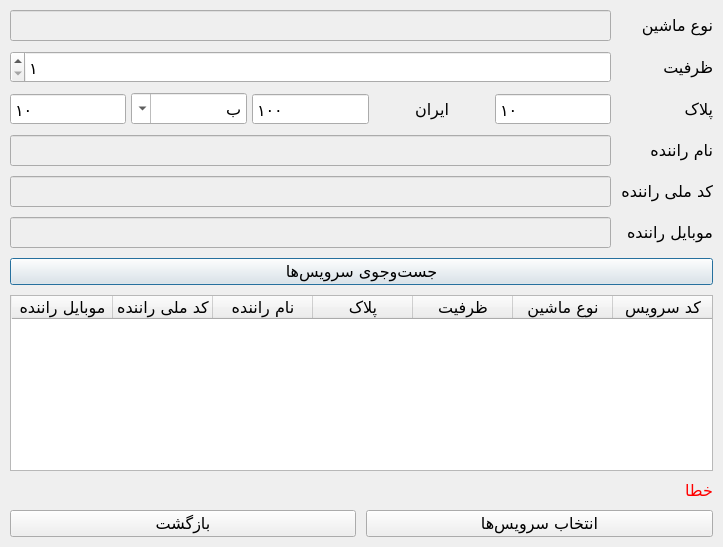
<?xml version="1.0" encoding="UTF-8"?>
<ui version="4.0">
 <class>SearchCarsDialog</class>
 <widget class="QDialog" name="SearchCarsDialog">
  <property name="geometry">
   <rect>
    <x>0</x>
    <y>0</y>
    <width>723</width>
    <height>547</height>
   </rect>
  </property>
  <property name="font">
   <font>
    <family>B Nazanin</family>
    <pointsize>12</pointsize>
   </font>
  </property>
  <property name="windowTitle">
   <string>جست‌وجوی سرویس‌ها</string>
  </property>
  <property name="windowIcon">
   <iconset resource="resource.qrc">
    <normaloff>:/icons/resources/icons/searchService.png</normaloff>:/icons/resources/icons/searchService.png</iconset>
  </property>
  <property name="layoutDirection">
   <enum>Qt::RightToLeft</enum>
  </property>
  <property name="locale">
   <locale language="Persian" country="Iran"/>
  </property>
  <layout class="QVBoxLayout" name="verticalLayout">
   <property name="spacing">
    <number>10</number>
   </property>
   <property name="sizeConstraint">
    <enum>QLayout::SetDefaultConstraint</enum>
   </property>
   <property name="leftMargin">
    <number>10</number>
   </property>
   <property name="topMargin">
    <number>10</number>
   </property>
   <property name="rightMargin">
    <number>10</number>
   </property>
   <property name="bottomMargin">
    <number>10</number>
   </property>
   <item>
    <layout class="QFormLayout" name="FLayoutSearchFields">
     <property name="sizeConstraint">
      <enum>QLayout::SetFixedSize</enum>
     </property>
     <item row="0" column="0">
      <widget class="QLabel" name="lblType">
       <property name="text">
        <string>نوع ماشین</string>
       </property>
      </widget>
     </item>
     <item row="2" column="0">
      <widget class="QLabel" name="lblTag">
       <property name="text">
        <string>پلاک</string>
       </property>
      </widget>
     </item>
     <item row="3" column="0">
      <widget class="QLabel" name="lblDriverName">
       <property name="text">
        <string>نام راننده</string>
       </property>
      </widget>
     </item>
     <item row="4" column="0">
      <widget class="QLabel" name="lblDriverId">
       <property name="text">
        <string>کد ملی راننده</string>
       </property>
      </widget>
     </item>
     <item row="5" column="0">
      <widget class="QLabel" name="lblDriverPhone">
       <property name="text">
        <string>موبایل راننده</string>
       </property>
      </widget>
     </item>
     <item row="1" column="0">
      <widget class="QLabel" name="lblCapacity_2">
       <property name="text">
        <string>ظرفیت</string>
       </property>
      </widget>
     </item>
     <item row="3" column="1">
      <widget class="QLineEdit" name="txtDriverName">
       <property name="enabled">
        <bool>false</bool>
       </property>
      </widget>
     </item>
     <item row="4" column="1">
      <widget class="QLineEdit" name="txtDriverId">
       <property name="enabled">
        <bool>false</bool>
       </property>
      </widget>
     </item>
     <item row="5" column="1">
      <widget class="QLineEdit" name="txtDriverPhone">
       <property name="enabled">
        <bool>false</bool>
       </property>
      </widget>
     </item>
     <item row="0" column="1">
      <widget class="QLineEdit" name="txtType">
       <property name="enabled">
        <bool>false</bool>
       </property>
      </widget>
     </item>
     <item row="1" column="1">
      <widget class="QSpinBox" name="spnCapacity">
       <property name="minimum">
        <number>1</number>
       </property>
      </widget>
     </item>
     <item row="2" column="1">
      <layout class="QHBoxLayout" name="HLayoutTag">
       <property name="spacing">
        <number>5</number>
       </property>
       <item>
        <widget class="QSpinBox" name="spnTagCity">
         <property name="buttonSymbols">
          <enum>QAbstractSpinBox::NoButtons</enum>
         </property>
         <property name="minimum">
          <number>10</number>
         </property>
        </widget>
       </item>
       <item>
        <widget class="QLabel" name="lblIran">
         <property name="text">
          <string>ایران</string>
         </property>
         <property name="alignment">
          <set>Qt::AlignCenter</set>
         </property>
        </widget>
       </item>
       <item>
        <widget class="QSpinBox" name="spnTagNum2">
         <property name="buttonSymbols">
          <enum>QAbstractSpinBox::NoButtons</enum>
         </property>
         <property name="minimum">
          <number>100</number>
         </property>
         <property name="maximum">
          <number>999</number>
         </property>
        </widget>
       </item>
       <item>
        <widget class="QComboBox" name="cmbTagLetter">
         <property name="editable">
          <bool>true</bool>
         </property>
         <item>
          <property name="text">
           <string>ب</string>
          </property>
         </item>
         <item>
          <property name="text">
           <string>ج</string>
          </property>
         </item>
         <item>
          <property name="text">
           <string>چ</string>
          </property>
         </item>
         <item>
          <property name="text">
           <string>د</string>
          </property>
         </item>
         <item>
          <property name="text">
           <string>ذ</string>
          </property>
         </item>
         <item>
          <property name="text">
           <string>ر</string>
          </property>
         </item>
         <item>
          <property name="text">
           <string>ز</string>
          </property>
         </item>
         <item>
          <property name="text">
           <string>س</string>
          </property>
         </item>
         <item>
          <property name="text">
           <string>ش</string>
          </property>
         </item>
         <item>
          <property name="text">
           <string>ص</string>
          </property>
         </item>
         <item>
          <property name="text">
           <string>ط</string>
          </property>
         </item>
         <item>
          <property name="text">
           <string>ع</string>
          </property>
         </item>
         <item>
          <property name="text">
           <string>ف</string>
          </property>
         </item>
         <item>
          <property name="text">
           <string>ق</string>
          </property>
         </item>
         <item>
          <property name="text">
           <string>ک</string>
          </property>
         </item>
         <item>
          <property name="text">
           <string>ل</string>
          </property>
         </item>
         <item>
          <property name="text">
           <string>م</string>
          </property>
         </item>
         <item>
          <property name="text">
           <string>ن</string>
          </property>
         </item>
         <item>
          <property name="text">
           <string>و</string>
          </property>
         </item>
         <item>
          <property name="text">
           <string>ه</string>
          </property>
         </item>
         <item>
          <property name="text">
           <string>ی</string>
          </property>
         </item>
        </widget>
       </item>
       <item>
        <widget class="QSpinBox" name="spnTagNum1">
         <property name="buttonSymbols">
          <enum>QAbstractSpinBox::NoButtons</enum>
         </property>
         <property name="minimum">
          <number>10</number>
         </property>
         <property name="value">
          <number>10</number>
         </property>
        </widget>
       </item>
      </layout>
     </item>
    </layout>
   </item>
   <item>
    <widget class="QPushButton" name="btnSearch">
     <property name="text">
      <string>جست‌وجوی سرویس‌ها</string>
     </property>
     <property name="icon">
      <iconset resource="resource.qrc">
       <normaloff>:/icons/resources/icons/searchService.png</normaloff>:/icons/resources/icons/searchService.png</iconset>
     </property>
     <property name="iconSize">
      <size>
       <width>40</width>
       <height>40</height>
      </size>
     </property>
    </widget>
   </item>
   <item>
    <widget class="QTableWidget" name="tblCars">
     <property name="sizePolicy">
      <sizepolicy hsizetype="Preferred" vsizetype="Preferred">
       <horstretch>0</horstretch>
       <verstretch>0</verstretch>
      </sizepolicy>
     </property>
     <property name="font">
      <font>
       <family>B Nazanin</family>
       <pointsize>12</pointsize>
      </font>
     </property>
     <property name="horizontalScrollBarPolicy">
      <enum>Qt::ScrollBarAsNeeded</enum>
     </property>
     <property name="sizeAdjustPolicy">
      <enum>QAbstractScrollArea::AdjustIgnored</enum>
     </property>
     <property name="alternatingRowColors">
      <bool>true</bool>
     </property>
     <property name="selectionMode">
      <enum>QAbstractItemView::MultiSelection</enum>
     </property>
     <property name="selectionBehavior">
      <enum>QAbstractItemView::SelectRows</enum>
     </property>
     <attribute name="horizontalHeaderVisible">
      <bool>true</bool>
     </attribute>
     <attribute name="horizontalHeaderCascadingSectionResizes">
      <bool>true</bool>
     </attribute>
     <attribute name="horizontalHeaderMinimumSectionSize">
      <number>50</number>
     </attribute>
     <attribute name="horizontalHeaderShowSortIndicator" stdset="0">
      <bool>false</bool>
     </attribute>
     <attribute name="horizontalHeaderStretchLastSection">
      <bool>true</bool>
     </attribute>
     <attribute name="verticalHeaderVisible">
      <bool>false</bool>
     </attribute>
     <column>
      <property name="text">
       <string>کد سرویس</string>
      </property>
     </column>
     <column>
      <property name="text">
       <string>نوع ماشین</string>
      </property>
     </column>
     <column>
      <property name="text">
       <string>ظرفیت</string>
      </property>
     </column>
     <column>
      <property name="text">
       <string>پلاک</string>
      </property>
     </column>
     <column>
      <property name="text">
       <string>نام راننده</string>
      </property>
     </column>
     <column>
      <property name="text">
       <string>کد ملی راننده</string>
      </property>
     </column>
     <column>
      <property name="text">
       <string>موبایل راننده</string>
      </property>
     </column>
    </widget>
   </item>
   <item>
    <widget class="QLabel" name="lblError">
     <property name="palette">
      <palette>
       <active>
        <colorrole role="WindowText">
         <brush brushstyle="SolidPattern">
          <color alpha="255">
           <red>255</red>
           <green>0</green>
           <blue>0</blue>
          </color>
         </brush>
        </colorrole>
       </active>
       <inactive>
        <colorrole role="WindowText">
         <brush brushstyle="SolidPattern">
          <color alpha="255">
           <red>255</red>
           <green>0</green>
           <blue>0</blue>
          </color>
         </brush>
        </colorrole>
       </inactive>
       <disabled>
        <colorrole role="WindowText">
         <brush brushstyle="SolidPattern">
          <color alpha="255">
           <red>120</red>
           <green>120</green>
           <blue>120</blue>
          </color>
         </brush>
        </colorrole>
       </disabled>
      </palette>
     </property>
     <property name="text">
      <string>خطا</string>
     </property>
    </widget>
   </item>
   <item>
    <layout class="QHBoxLayout" name="HLayoutButtons">
     <item>
      <widget class="QPushButton" name="btnSelect">
       <property name="text">
        <string>انتخاب سرویس‌ها</string>
       </property>
       <property name="icon">
        <iconset resource="resource.qrc">
         <normaloff>:/icons/resources/icons/addService.png</normaloff>:/icons/resources/icons/addService.png</iconset>
       </property>
       <property name="iconSize">
        <size>
         <width>40</width>
         <height>40</height>
        </size>
       </property>
      </widget>
     </item>
     <item>
      <widget class="QPushButton" name="btnReturn">
       <property name="text">
        <string>بازگشت</string>
       </property>
       <property name="icon">
        <iconset resource="resource.qrc">
         <normaloff>:/icons/resources/icons/return.png</normaloff>:/icons/resources/icons/return.png</iconset>
       </property>
       <property name="iconSize">
        <size>
         <width>40</width>
         <height>40</height>
        </size>
       </property>
       <property name="shortcut">
        <string>Ctrl+S</string>
       </property>
      </widget>
     </item>
    </layout>
   </item>
  </layout>
 </widget>
 <resources>
  <include location="resource.qrc"/>
 </resources>
 <connections/>
</ui>
